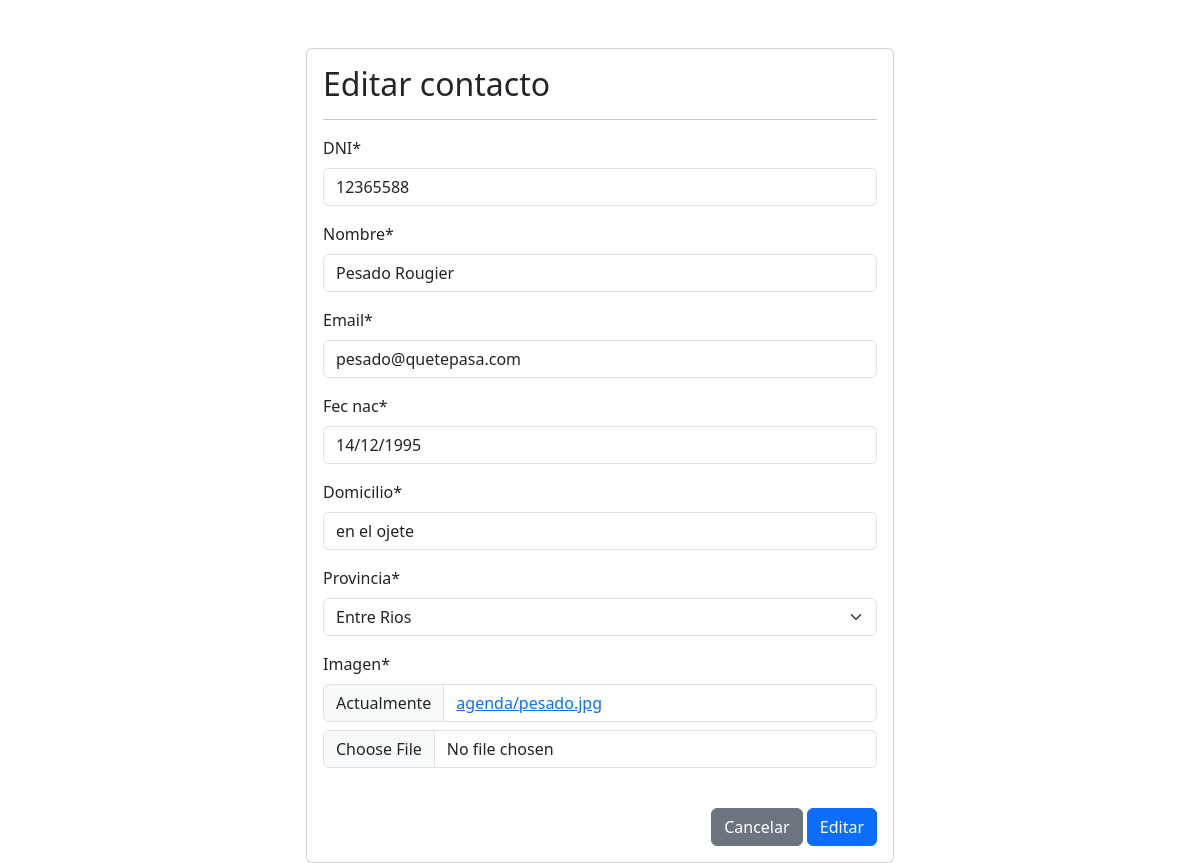
The page /modificar-contacto/8/ on the database its author committed.
### agenda/models.py (models this page shows, shortened)
class Agenda(models.Model):
    DNI = models.CharField(max_length=8, unique=True)
    nombre = models.CharField(max_length=100)
    email = models.EmailField()
    fec_nac = models.DateField()
    domicilio = models.CharField( max_length=100)
    provincia = models.ForeignKey(Provincia, on_delete=models.CASCADE)
    imagen = models.ImageField(upload_to='agenda', null=True)
    class Meta:
        verbose_name = "Agenda"
        verbose_name_plural = "agendas"
        db_table = "agenda"

class Provincia(models.Model):
    nombre = models.CharField(max_length=100)
    class Meta:
        verbose_name = "Provincia"
        verbose_name_plural = "provincias"
        db_table = "provincia"
    def __str__(self):
        return self.nombre

### agenda/views.py (the view, shortened to what this page needs)
# urls.py: path('modificar-contacto/<id>/', modificar_contacto, name="modificar_contacto"),
def modificar_contacto(request, id):
    contacto = get_object_or_404(Agenda, id=id)
    data = {
        'form': AgendaForm(instance=contacto)
    }
    return render(request, 'agenda/modificar_contacto.html', context=data)

### agenda/forms.py
class AgendaForm(forms.ModelForm):
    class Meta:
        model = Agenda
        fields = '__all__'

### agenda/templates/agenda/modificar_contacto.html (shortened to what this page needs)
<!DOCTYPE html>
<html lang="es">
<head>
    <link href="https://cdn.jsdelivr.net/npm/bootstrap@5.3.2/dist/css/bootstrap.min.css" rel="stylesheet">
</head>
{% load crispy_forms_tags %}
<body>
    <div id="contenido">
        <br>
        <br>
    <div class="row">
        <div class="col-12 col-md-6 offset-md-3">
            <div class="card">
                <div class="card-body">
                    <h2>Editar contacto</h2>
            <hr>
            <form action="" class="" method="post" enctype="multipart/form-data">
                {{ form | crispy  }}
                <br>
                <div class="d-flex justify-content-end">
                    <input type="reset" value="Cancelar" class="btn btn-secondary">
                    <button type="submit" id="btnEnviar" class="btn btn-primary">Editar</button>
                </div>
            </form>
                </div>
            </div>
        </div>
    </div>
</body>
</html>

### rows shown on the page
Agenda: DNI "12365588", nombre "Pesado Rougier", email "pesado@quetepasa.com", fec_nac "14/12/1995", domicilio "en el ojete", provincia "Entre Rios"
